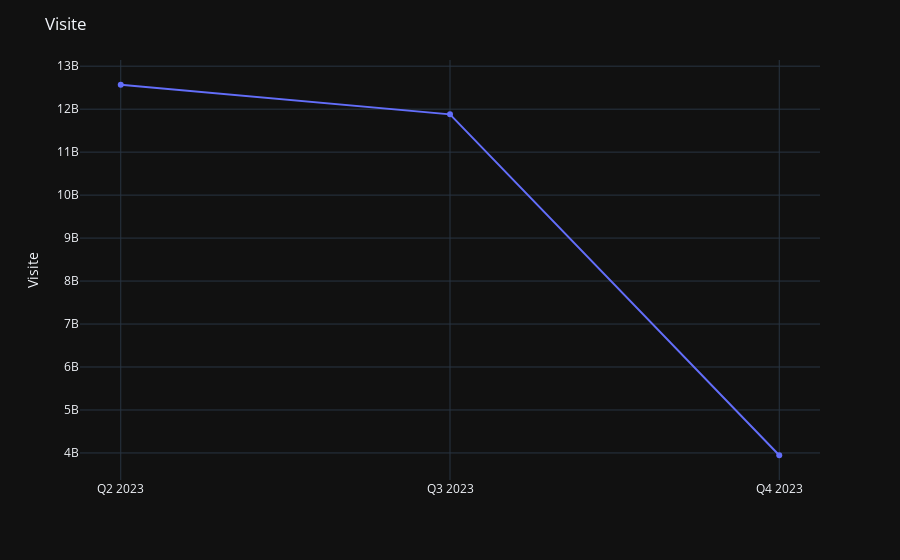
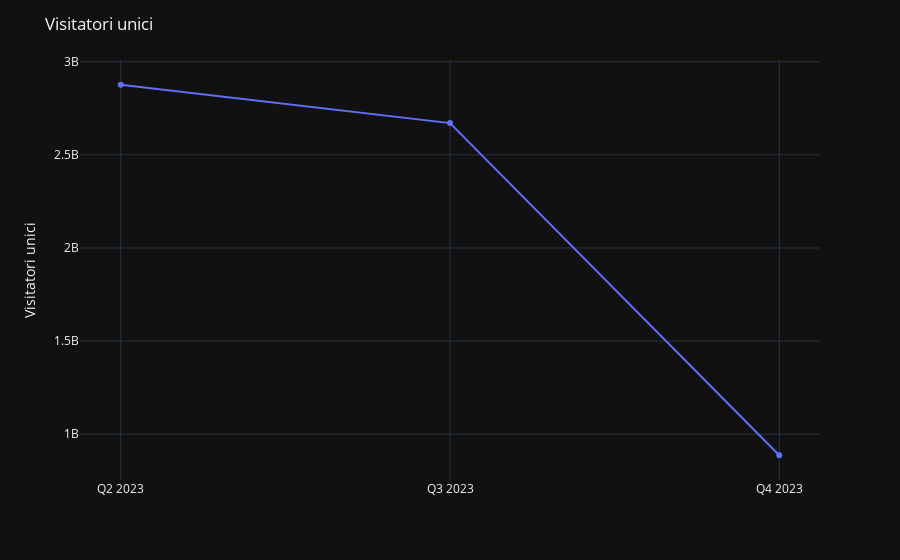
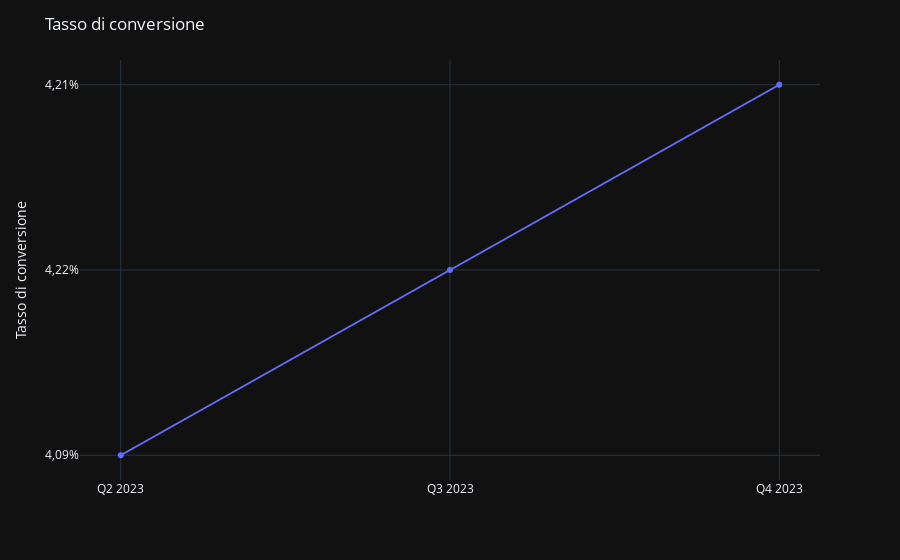
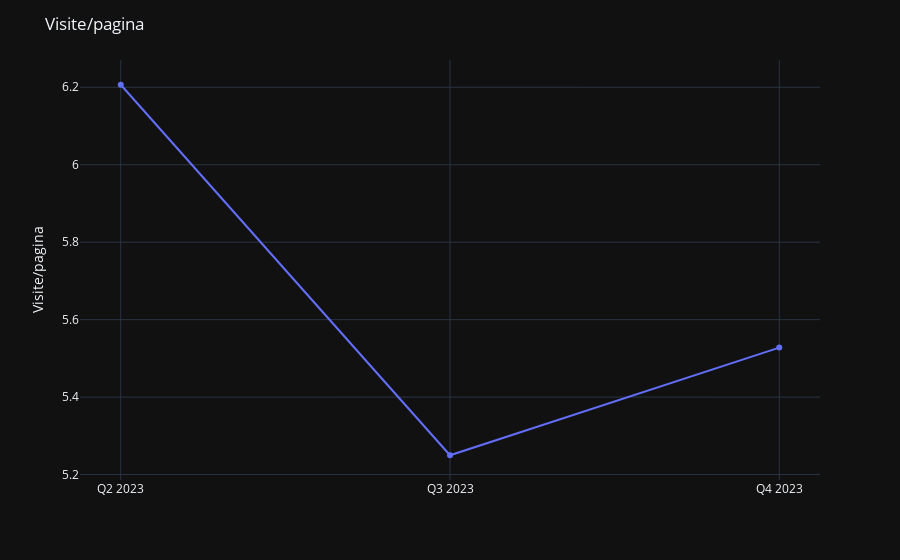

Here is the notebook cell these charts were saved with, in order:
### Code cell
# proiezione grafica dati trimestrali, mensili e giornalieri 
dati_loop = dati_giornalieri.drop(['Giorno'], axis=1)
print('\n\n')
for data in lista_dati:
    column_index = 0
    column_data = data.iloc[:, column_index]
    print(f'GRAFICI DATI con riferimento al {column_data.name}:')
    for column in dati_loop.columns:
            fig = px.line(data, x=column_data, y=column, markers=True, template='plotly_dark')  # "simple_white"
            fig.update_layout(title_text = column, title=column, xaxis_title = None)
            fig.show()
    print('\n\n')

### Figure 1 — Plotly figure (JSON) as saved in the notebook; plotly's stock layout.template omitted (floating-point values rounded to 4 significant figures)
{"data": [{"hovertemplate": "x=%{x}<br>Visite =%{y}<extra></extra>", "legendgroup": "", "line": {"color": "#636efa", "dash": "solid"}, "marker": {"symbol": "circle"}, "mode": "markers+lines", "name": "", "orientation": "v", "showlegend": false, "type": "scatter", "x": ["Q2 2023", "Q3 2023", "Q4 2023"], "xaxis": "x", "y": [12567904775, 11878854010, 3946780120], "yaxis": "y"}], "layout": {"legend": {"tracegroupgap": 0}, "margin": {"t": 60}, "title": {"text": "Visite "}, "xaxis": {"anchor": "y", "domain": [0, 1], "title": {}}, "yaxis": {"anchor": "x", "domain": [0, 1], "title": {"text": "Visite "}}}}

### Figure 2 — Plotly figure (JSON) as saved in the notebook; plotly's stock layout.template omitted (floating-point values rounded to 4 significant figures)
{"data": [{"hovertemplate": "x=%{x}<br>Visitatori unici =%{y}<extra></extra>", "legendgroup": "", "line": {"color": "#636efa", "dash": "solid"}, "marker": {"symbol": "circle"}, "mode": "markers+lines", "name": "", "orientation": "v", "showlegend": false, "type": "scatter", "x": ["Q2 2023", "Q3 2023", "Q4 2023"], "xaxis": "x", "y": [2876105148, 2670265877, 887090197], "yaxis": "y"}], "layout": {"legend": {"tracegroupgap": 0}, "margin": {"t": 60}, "title": {"text": "Visitatori unici "}, "xaxis": {"anchor": "y", "domain": [0, 1], "title": {}}, "yaxis": {"anchor": "x", "domain": [0, 1], "title": {"text": "Visitatori unici "}}}}

### Figure 3 — Plotly figure (JSON) as saved in the notebook; plotly's stock layout.template omitted (floating-point values rounded to 4 significant figures)
{"data": [{"hovertemplate": "x=%{x}<br>Tasso di conversione=%{y}<extra></extra>", "legendgroup": "", "line": {"color": "#636efa", "dash": "solid"}, "marker": {"symbol": "circle"}, "mode": "markers+lines", "name": "", "orientation": "v", "showlegend": false, "type": "scatter", "x": ["Q2 2023", "Q3 2023", "Q4 2023"], "xaxis": "x", "y": ["4,09%", "4,22%", "4,21%"], "yaxis": "y"}], "layout": {"legend": {"tracegroupgap": 0}, "margin": {"t": 60}, "title": {"text": "Tasso di conversione"}, "xaxis": {"anchor": "y", "domain": [0, 1], "title": {}}, "yaxis": {"anchor": "x", "domain": [0, 1], "title": {"text": "Tasso di conversione"}}}}

### Figure 4 — Plotly figure (JSON) as saved in the notebook; plotly's stock layout.template omitted (floating-point values rounded to 4 significant figures)
{"data": [{"hovertemplate": "x=%{x}<br>Visite/pagina =%{y}<extra></extra>", "legendgroup": "", "line": {"color": "#636efa", "dash": "solid"}, "marker": {"symbol": "circle"}, "mode": "markers+lines", "name": "", "orientation": "v", "showlegend": false, "type": "scatter", "x": ["Q2 2023", "Q3 2023", "Q4 2023"], "xaxis": "x", "y": [6.207, 5.25, 5.528], "yaxis": "y"}], "layout": {"legend": {"tracegroupgap": 0}, "margin": {"t": 60}, "title": {"text": "Visite/pagina "}, "xaxis": {"anchor": "y", "domain": [0, 1], "title": {}}, "yaxis": {"anchor": "x", "domain": [0, 1], "title": {"text": "Visite/pagina "}}}}
